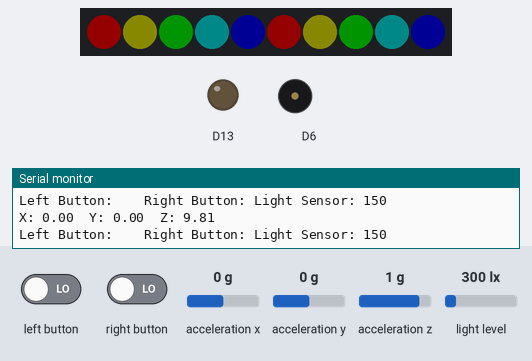
This sketch was run on a simulated Adafruit Circuit Playground Express. Shown: 10 RGB LEDs in strip order, left to right, output pins drawn as LEDs (lit = HIGH), buzzer (waves = sounding), the last lines printed to the serial monitor. Inputs (shaded band) come from the test bench; at power-on: acceleration x 0 g, light level 300 lx, acceleration y 0 g, acceleration z 1 g. Dim RGB values are drawn brighter than linear.

Above: at 2.1 s.
2.2 s: acceleration x set to 0.3 g
At 3.6 s:
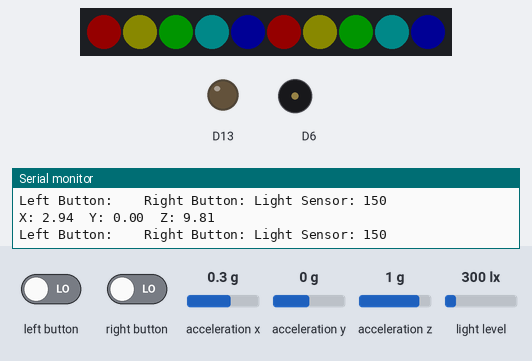
6.9 s: light level set to 40 lx
At 9.3 s:
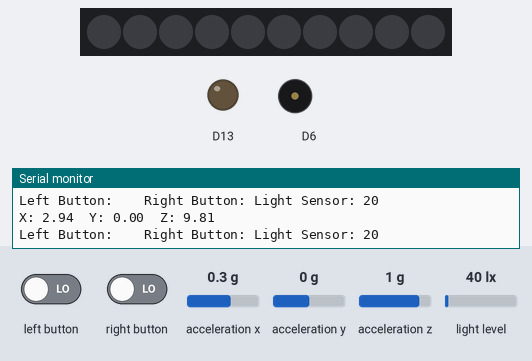
11.6 s: light level set to 500 lx
At 14.2 s:
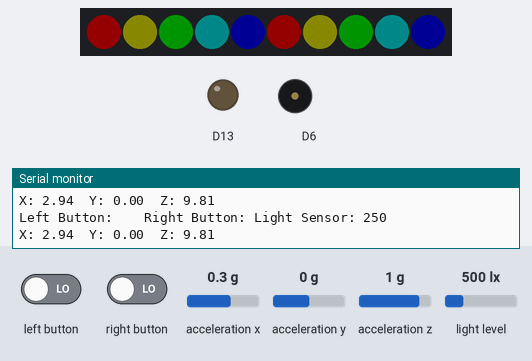
16.3 s: light level set to 80 lx
At 19.0 s:
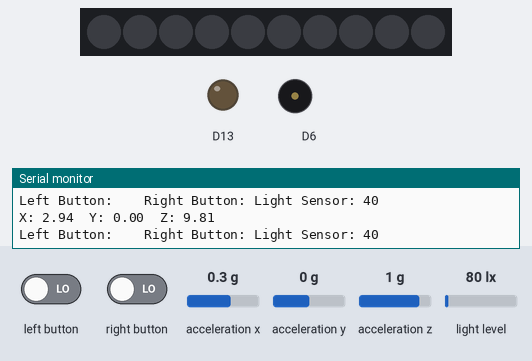
20.9 s: left button driven HIGH and right button driven HIGH
Timing chart, 0 to 24.0 s (numbered marks = the images above; inputs shaded):
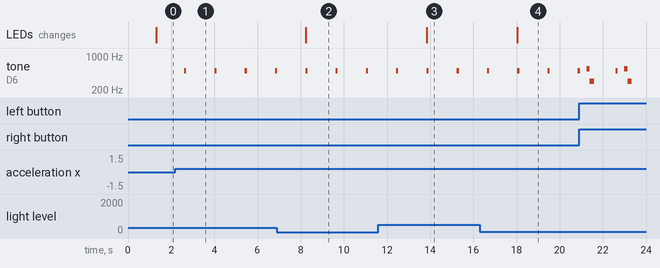

The sketch:

Hello_Blink1.ino
```cpp
#include <Adafruit_CircuitPlayground.h>
float X, Y, Z;
int value;
bool leftButtonPressed;
bool rightButtonPressed;

void setup() {
  Serial.begin(9600);
  CircuitPlayground.begin();
}


//run the acceleromitor
void loop() {
  X = CircuitPlayground.motionX();
  Y = CircuitPlayground.motionY();
  Z = CircuitPlayground.motionZ();

//if the x acceleration is greater then 1 then plays a sound
if(X>1){
  CircuitPlayground.playTone(500, 100);
}

//prints the motions of xyz
  Serial.print("X: ");
  Serial.print(X);
  Serial.print("  Y: ");
  Serial.print(Y);
  Serial.print("  Z: ");
  Serial.println(Z);

  delay(300);

//detects if the buttons are press and what position theyre in
  leftButtonPressed = CircuitPlayground.leftButton();
  rightButtonPressed = CircuitPlayground.rightButton();

  //If left button is held plays tone
  Serial.print("Left Button: ");
  if (leftButtonPressed) {
    CircuitPlayground.playTone(550, 150);
  }
  //If right button is held plays tone
  Serial.print("   Right Button: ");
  if (rightButtonPressed) {
    CircuitPlayground.playTone(300, 200);
  }


//set the value if the light sensor equl to a varable
  value = CircuitPlayground.lightSensor();
  //prints the value of the light sensor
  Serial.print("Light Sensor: ");
  Serial.println(value);

  delay(1000);

//turns off all the leds when light value is lower than 100
CircuitPlayground.clearPixels();
//if the light value is greater than 100 it turns on the leds
  if(value>100){
   CircuitPlayground.setPixelColor(0, 255,   0,   0);
  CircuitPlayground.setPixelColor(1, 128, 128,   0);
  CircuitPlayground.setPixelColor(2,   0, 255,   0);
  CircuitPlayground.setPixelColor(3,   0, 128, 128);
  CircuitPlayground.setPixelColor(4,   0,   0, 255);

  CircuitPlayground.setPixelColor(5, 0xFF0000);
  CircuitPlayground.setPixelColor(6, 0x808000);
  CircuitPlayground.setPixelColor(7, 0x00FF00);
  CircuitPlayground.setPixelColor(8, 0x008080);
  CircuitPlayground.setPixelColor(9, 0x0000FF);

  }
}
```

Measured:
- the behaviour switches between 0.1 and 0.2 g on acceleration x (found by bisection; images 0 and 1)
- after the input at 2.2 s, tone on D6: alternates 500 Hz for 0.10 s and silent for 1.3 s, starting after 0.41 s
- after the input at 6.9 s, the LEDs: change after 1.3 s (image 2)
- after the input at 11.6 s, the LEDs: change after 2.2 s (image 3)
- after the input at 16.3 s, the LEDs: change after 1.7 s (image 4)
